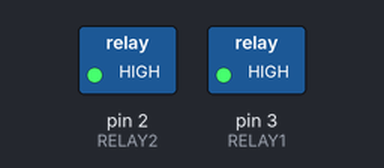
Simulated run of this sketch. Board: Arduino Uno, built with avr-gcc and run on an emulated ATmega328P. On the bench: switched loads named in the sketch (green lamp = pin HIGH).

Above: at 7.5 s.
At 12.5 s:
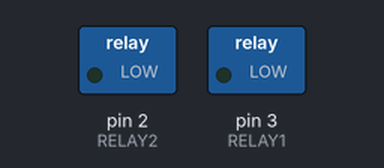
Timing chart, 0 to 18.0 s (numbered marks = the images above):
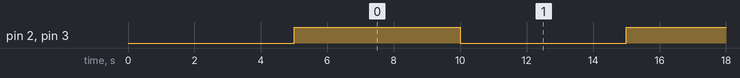

The sketch:

RelayMotorTest.ino
```cpp
#define RELAY1 3
#define RELAY2 2
//릴레이 모듈 > LOW : NC에 연결, HIGH : NO에 연결

void setup() {
  Serial.begin(9600);

  pinMode(RELAY1, OUTPUT);
  pinMode(RELAY2, OUTPUT);

  delay(5*1000);

  digitalWrite(RELAY1, HIGH);    //NC 연결
  digitalWrite(RELAY2, HIGH);

}

void loop() {

  delay(5*1000);

  digitalWrite(RELAY2, LOW);
  digitalWrite(RELAY1, LOW);   //NO 연결

  delay(5*1000);

  digitalWrite(RELAY1, HIGH);    //NC 연결
  digitalWrite(RELAY2, HIGH);

}
```

Measured:
- by itself, pin 2 (RELAY2), pin 3 (RELAY1): alternates HIGH for 5.0 s and LOW for 5.0 s
